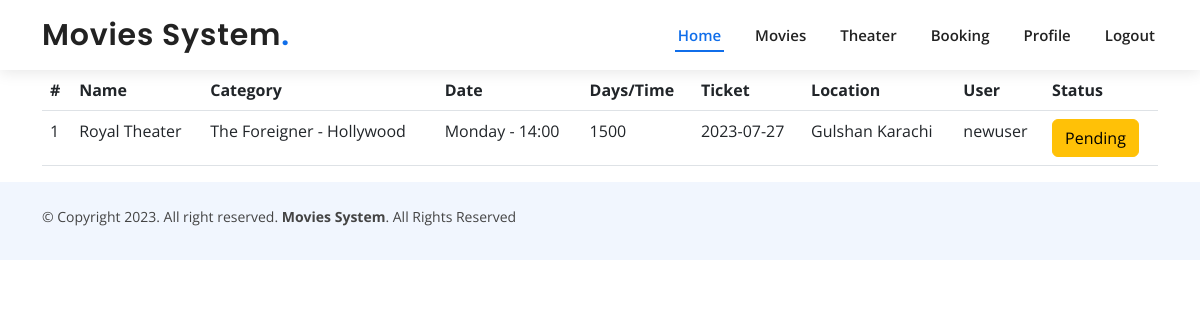
The page /viewuserbooking.php (signed in) on the database its author committed.
### tables this page shows
CREATE TABLE `booking` (
  `bookingid` int(11) NOT NULL,
  `theaterid` int(11) NOT NULL,
  `bookingdate` date NOT NULL,
  `person` varchar(50) NOT NULL,
  `userid` int(11) NOT NULL,
  `status` tinyint(4) NOT NULL DEFAULT 0
);

CREATE TABLE `theater` (
  `theaterid` int(11) NOT NULL,
  `theater_name` varchar(100) NOT NULL,
  `timing` varchar(50) NOT NULL,
  `days` varchar(50) NOT NULL,
  `date` date NOT NULL,
  `price` int(11) NOT NULL,
  `location` varchar(100) NOT NULL,
  `movieid` int(11) DEFAULT NULL
);

CREATE TABLE `movies` (
  `movieid` int(11) NOT NULL,
  `title` varchar(50) NOT NULL,
  `description` varchar(100) NOT NULL,
  `releasedate` date NOT NULL,
  `image` varchar(1000) NOT NULL,
  `trailer` varchar(1000) NOT NULL,
  `movie` varchar(10000) NOT NULL,
  `rating` varchar(50) NOT NULL,
  `catid` int(11) NOT NULL
);

CREATE TABLE `categories` (
  `catid` int(11) NOT NULL,
  `catname` varchar(50) NOT NULL
);

CREATE TABLE `users` (
  `userid` int(11) NOT NULL,
  `name` varchar(50) NOT NULL,
  `email` varchar(50) NOT NULL,
  `password` varchar(50) NOT NULL,
  `roteype` int(11) NOT NULL
);

### viewuserbooking.php (the view, shortened to what this page needs)
<?php
include('connect.php');
?>
<!DOCTYPE html>
<html lang="en">
<head>
</head>
<body>
<?php include('header.php')  ?>
<div class="container">
<div class="row">
  <div class="col-lg-12">
     <table class="table">
      <tr>
        <th>#</th>
        <th>Name</th>
        <th>Category</th>
        <th>Date</th>
        <th>Days/Time</th>
        <th>Ticket</th>
        <th>Location</th>
        <th>User</th>
        <th>Status</th>
      </tr>
      <?php
      $uid = $_SESSION['uid'];
      $sql = "select booking.bookingid, booking.bookingdate, booking.person, theater.theater_name, theater.timing, theater.days, theater.price, theater.location, movies.title,  categories.catname, users.name as 'username',
      booking.status
      from booking
      inner join theater on theater.theaterid = booking.theaterid
      inner join users on users.userid = booking.userid
      inner join movies on movies.movieid = theater.movieid
      inner join categories on categories.catid = movies.catid
      where booking.userid = '$uid'
      ";
      $res  = mysqli_query($con, $sql);
      if(mysqli_num_rows($res) > 0){
        while($data = mysqli_fetch_array($res)){
          ?>
          <tr>
            <td><?= $data['bookingid'] ?></td>
            <td><?= $data['theater_name'] ?></td>
            <td><?= $data['title'] ?> - <?= $data['catname'] ?></td>
            <td><?= $data['days'] ?> - <?= $data['timing'] ?></td>
            <td><?= $data['price'] ?></td>
            <td><?= $data['bookingdate'] ?></td>
            <td><?= $data['location'] ?></td>
            <td><?= $data['username'] ?></td>
            <td>
              <?php
              if($data['status'] == 0){
                echo "<a href='#' class='btn btn-warning' > Pending </a>";
              }else{
                echo "<a href='#' class='btn btn-success' > Approved </a>";
              }
              ?>
            </td>
          </tr>
       <?php
        }
      }else{
        echo 'no booking found';
      }
      ?>
     </table>
  </div>
</div>
</div>
<?php include('footer.php')  ?>
</body>
</html>

### assets/css/style.css (style rules this page uses)
body { font-family: "Open Sans", sans-serif; color: #444444; }
a { color: #106eea; text-decoration: none; }
.scrolled-offset { margin-top: 70px; }

### rows shown on the page
booking: bookingid "1", theaterid.theater_name "Royal Theater", movies.title "The Foreigner", categories.catname "Hollywood", theaterid.days "Monday", theaterid.timing "14:00", theaterid.price "1500", bookingdate "2023-07-27", theaterid.location "Gulshan Karachi", userid.name "newuser", status "Pending"
